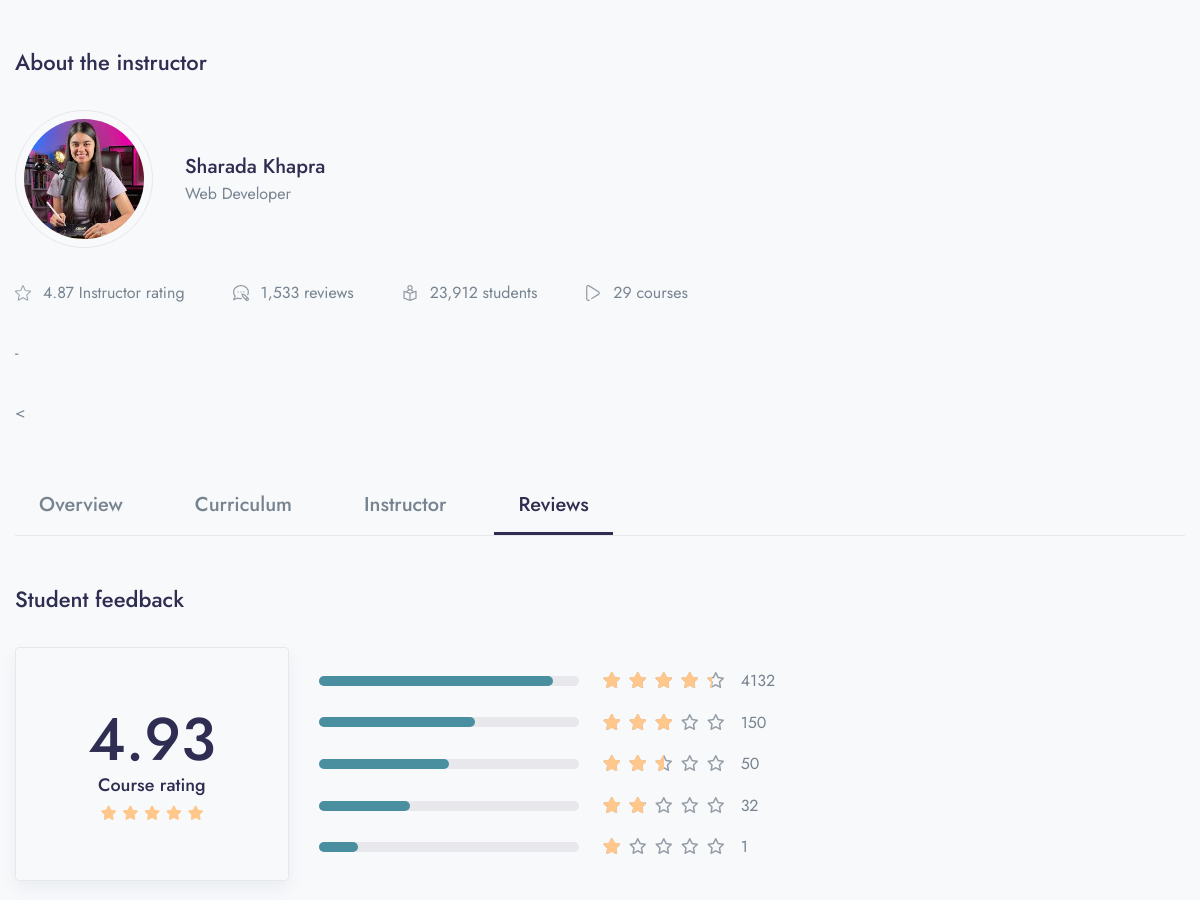
The page /course/java-tutorial-for-beginners-learn-java-in-2-hours (middle part) on the database as committed earlier.
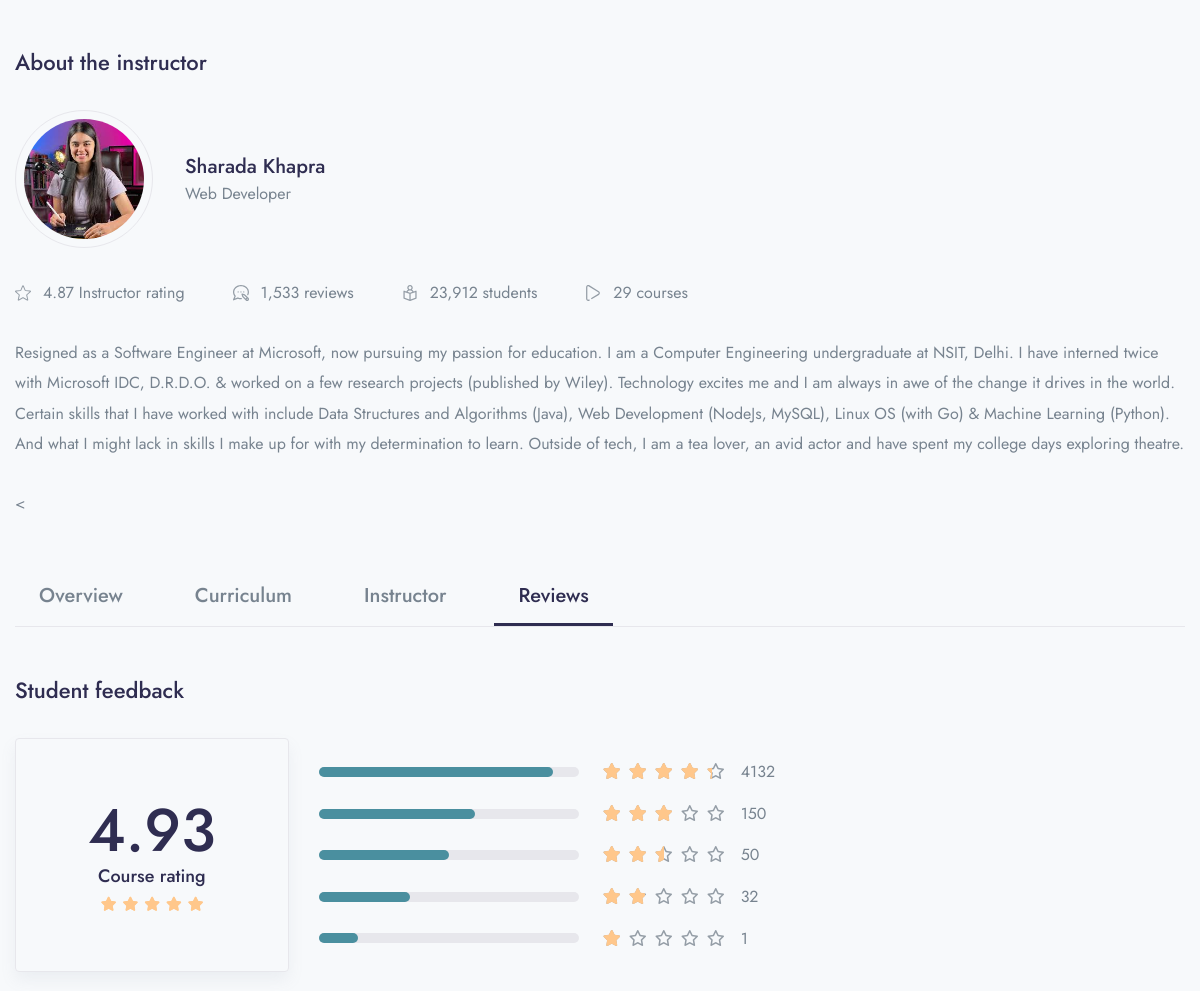
The same page on the database as committed later.
### main/models.py (models this page shows, shortened)
class Course(models.Model):
    STATUS = (
        ('PUBLISH', 'PUBLISH'),
        ('DRAFT', 'DRAFT'),
    )
    featured_image = models.ImageField(upload_to="Media/featured_img", null=True)
    featured_video = models.CharField(max_length=300, null=True)
    title = models.CharField(max_length=500)
    created_at = models.DateField(auto_now_add=True)
    author = models.ForeignKey(Author, on_delete=models.CASCADE, null=True)
    category = models.ForeignKey(Category, on_delete=models.CASCADE)
    level = models.ForeignKey(Level, on_delete=models.CASCADE, null=True)
    description = models.TextField()
    price = models.IntegerField(null=True, default=0)
    discount = models.IntegerField(null=True)
    language = models.ForeignKey(Language, on_delete=models.CASCADE, null=True)
    Deadline = models.CharField(max_length=100, null=True)
    slug = models.SlugField(default='',max_length=500, null=True, blank=True)
    status = models.CharField(choices=STATUS, max_length=100, null=True)
    Certificate = models.CharField(null=True, max_length=100)

class Author(models.Model):
    author_profile = models.ImageField(upload_to="Media/author")
    name = models.CharField(max_length=100, null=True)
    about_author= models.TextField()

### main/views.py (the view)
# urls.py: path('course/<slug:slug>', views.course_details, name='course_details'),
def course_details(request, slug):
    time_duration = Video.objects.filter(course__slug=slug).aggregate(sum=Sum('time_duration'))
    course = Course.objects.filter(slug=slug)
    if course.exists():
        course = course.first()
    else:
        return redirect('404')
    context= {
        'course' : course,
        'time_duration' : time_duration,
    }
    return render(request, 'course/course_details.html', context)

### main/context_processors.py (called while the page is built)
def course_categories(request):
    categories = Category.objects.all()
    courses = Course.objects.all()
    return {'categories': categories, 'courses': courses}

### main/models.py (called while the page is built)
    def __str__(self):
        return self.name

### templates/course/course_details.html (shortened to what the changed rows need)
{% extends 'base.html' %}
{% block content %}
    <div class="container">
                <div id="Instructor" class="mb-8">
                    <h3 class="mb-6">About the instructor</h3>
                    <div class="d-flex align-items-center mb-6">
                        <div class="d-inline-block rounded-circle border me-6 p-2">
                            <div class="avatar avatar-size-120">
                                <img src="/{{course.author.author_profile}}" alt="..." class="avatar-img rounded-circle">
                            </div>
                        </div>
                        <div class="media-body">
                            <h4 class="mb-0">{{course.author.name}}</h4>
                            <span>Web Developer</span>
                        </div>
                    </div>
                    <div class="row mx-xl-n5 mb-6">
                        <div class="col-12 col-md-auto mb-3 mb-md-0 px-xl-5">
                        </div>
                        <div class="col-12 col-md-auto mb-3 mb-md-0 px-xl-5">
                        </div>
                        <div class="col-12 col-md-auto mb-3 mb-md-0 px-xl-5">
                        </div>
                        <div class="col-12 col-md-auto mb-3 mb-md-0 px-xl-5">
                        </div>
                    </div>
                    <p class="mb-6 line-height-md">{{course.author.about_author}}</p>
                    <
                </div>
                <div id="Reviews" class="mb-8">
                    <div class="row align-items-center mb-8">
                        <div class="col-md-auto mb-5 mb-md-0">
                            <div class="border rounded shadow d-flex align-items-center justify-content-center px-9 py-8">
                                <div class="m-2 text-center">
                                    <h1 class="display-2 mb-0 fw-medium mb-n1">4.93</h1>
                                </div>
                            </div>
                        </div>
                    </div>
                </div>
            </div>
{% endblock %}

Rows that differ between the two databases and show on the page:
changed through a linked row, Course "Sharada Khapra": author.about_author "-" → "Resigned as a Software Engineer at Microsoft, now pursuing my passion for education. I am a Computer Engineering undergraduate at NSIT, Delhi. I have interned twice with Microsoft IDC, D.R.D.O. & worked on a few research projects (published by Wiley). Technology excites me and I am always in awe of the change it drives in the world. Certain skills that I have worked with include Data Structures and Algorithms (Java), Web Development (NodeJs, MySQL), Linux OS (with Go) & Machine Learning (Python). And what I might lack in skills I make up for with my determination to learn. Outside of tech, I am a tea lover, an avid actor and have spent my college days exploring theatre."
